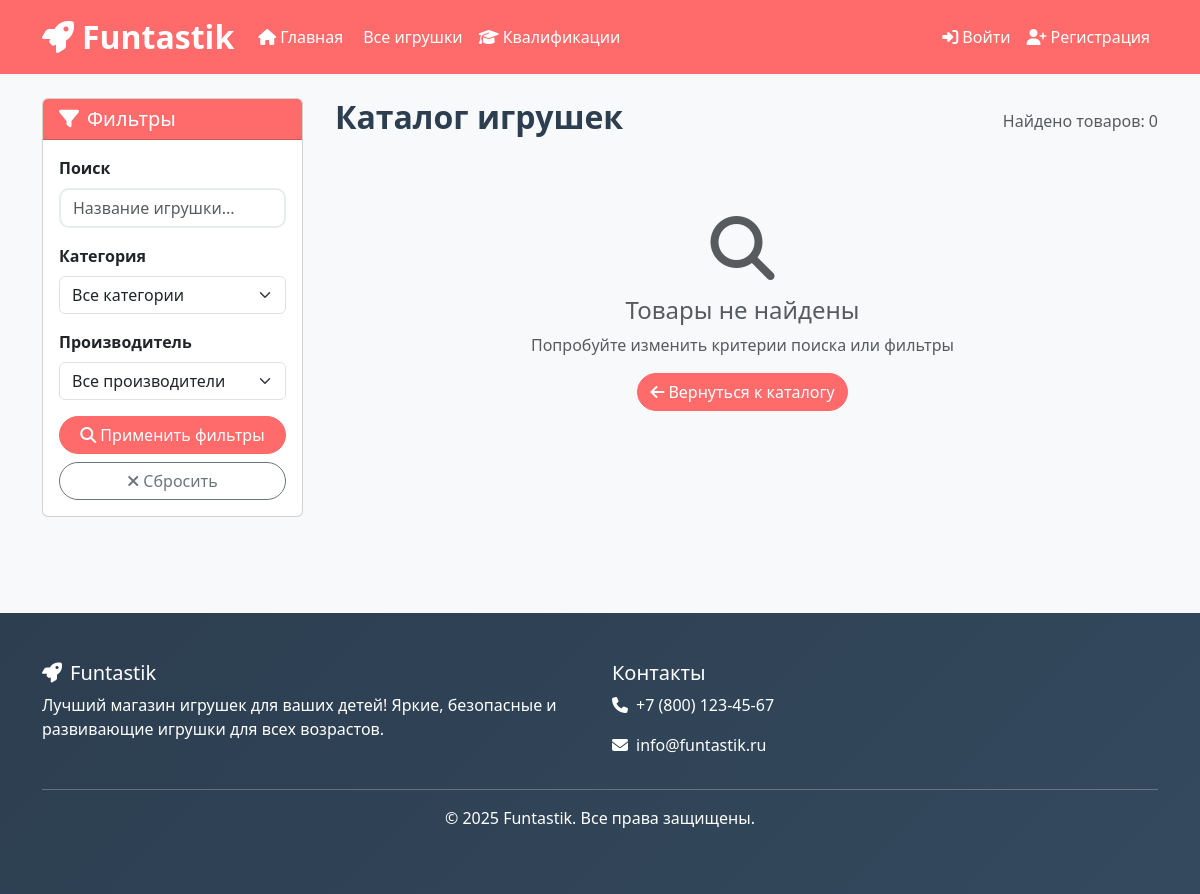
The app's page /catalog/, older data.
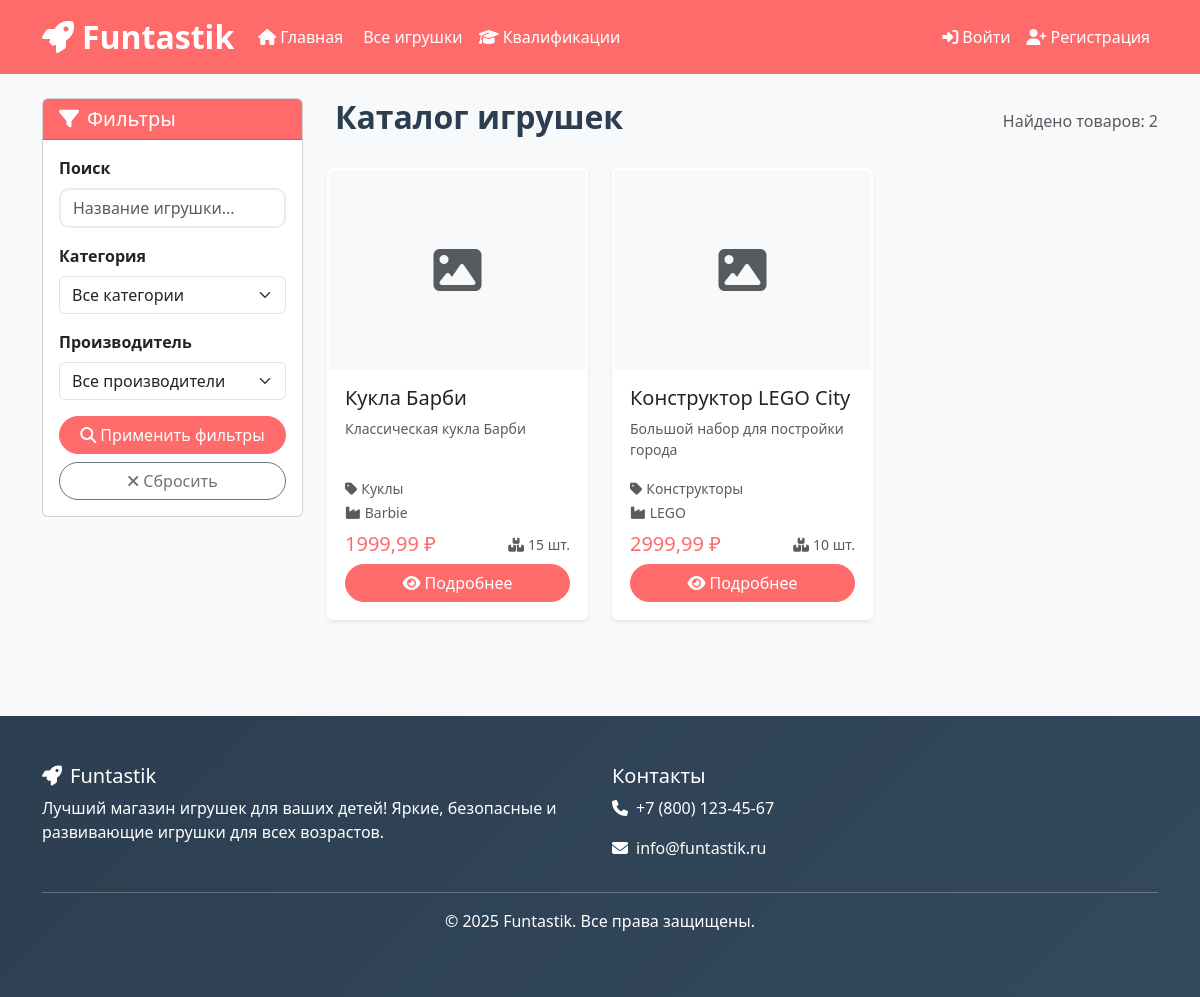
The same page, newer data.
### store/models.py (models this page shows, shortened)
class Product(models.Model):
    название = models.CharField(max_length=200, verbose_name="Название товара")
    описание = models.TextField(verbose_name="Описание товара")
    фото_товара = models.ImageField(upload_to='products/', verbose_name="Фото товара", blank=True, null=True)
    цена = models.DecimalField(max_digits=10, decimal_places=2, verbose_name="Цена")
    количество_на_складе = models.IntegerField(verbose_name="Количество на складе")
    категория = models.ForeignKey(Category, on_delete=models.CASCADE, verbose_name="Категория")
    производитель = models.ForeignKey(Manufacturer, on_delete=models.CASCADE, verbose_name="Производитель")
    создан = models.DateTimeField(auto_now_add=True, verbose_name="Дата создания")
    обновлен = models.DateTimeField(auto_now=True, verbose_name="Дата обновления")
    class Meta:
        verbose_name = "Товар"
        verbose_name_plural = "Товары"
        ordering = ['-создан']

class Category(models.Model):
    название = models.CharField(max_length=100, verbose_name="Название категории")
    описание = models.TextField(blank=True, null=True, verbose_name="Описание")
    class Meta:
        verbose_name = "Категория товара"
        verbose_name_plural = "Категории товаров"

class Manufacturer(models.Model):
    название = models.CharField(max_length=100, verbose_name="Название производителя")
    страна = models.CharField(max_length=100, verbose_name="Страна")
    описание = models.TextField(blank=True, null=True, verbose_name="Описание")
    class Meta:
        verbose_name = "Производитель"
        verbose_name_plural = "Производители"

### store/views.py (the view)
# urls.py: path('catalog/', views.product_list, name='product_list'),  # Изменено на catalog/
def product_list(request):
    products = Product.objects.filter(количество_на_складе__gt=0)
    categories = Category.objects.all()
    manufacturers = Manufacturer.objects.all()
    category_id = request.GET.get('category')
    manufacturer_id = request.GET.get('manufacturer')
    search_query = request.GET.get('search')
    if category_id:
        products = products.filter(категория_id=category_id)
    if manufacturer_id:
        products = products.filter(производитель_id=manufacturer_id)
    if search_query:
        products = products.filter(
            Q(название__icontains=search_query) |
            Q(описание__icontains=search_query)
        )
    return render(request, 'store/product_list.html', {
        'products': products,
        'categories': categories,
        'manufacturers': manufacturers,
        'selected_category': int(category_id) if category_id else None,
        'selected_manufacturer': int(manufacturer_id) if manufacturer_id else None,
        'search_query': search_query,
    })

### templates/store/product_list.html (shortened to what the changed rows need)
{% extends 'base.html' %}
{% load static %}
{% block content %}
<div class="container py-4">
    <div class="row">
        <div class="col-lg-9">
            <div class="d-flex justify-content-between align-items-center mb-4">
                <h2 class="fw-bold">
                    Каталог игрушек
                </h2>
                <span class="text-muted">Найдено товаров: {{ products.count }}</span>
            </div>
            {% if products %}
                <div class="row">
                    {% for product in products %}
                        <div class="col-lg-4 col-md-6 mb-4">
                            <div class="card product-card h-100 shadow-sm">
                                {% if product.фото_товара %}
                                    <img src="{{ product.фото_товара.url }}" class="card-img-top product-image" alt="{{ product.название }}">
                                {% else %}
                                    <div class="card-img-top bg-light d-flex align-items-center justify-content-center" style="height: 200px;">
                                        <i class="fas fa-image text-muted" style="font-size: 3rem;"></i>
                                    </div>
                                {% endif %}
                                <div class="card-body d-flex flex-column">
                                    <h5 class="card-title">{{ product.название }}</h5>
                                    <p class="card-text text-muted small">{{ product.описание|truncatewords:15 }}</p>
                                    <div class="mt-auto">
                                        <div class="mb-2">
                                            <small class="text-muted">
                                                <i class="fas fa-tag me-1"></i>{{ product.категория.название }}
                                            </small><br>
                                            <small class="text-muted">
                                                <i class="fas fa-industry me-1"></i>{{ product.производитель.название }}
                                            </small>
                                        </div>
                                        <div class="d-flex justify-content-between align-items-center mb-2">
                                            <span class="h5 text-primary mb-0">{{ product.цена }} ₽</span>
                                            <small class="text-muted">
                                                <i class="fas fa-boxes me-1"></i>{{ product.количество_на_складе }} шт.
                                            </small>
                                        </div>
                                        <a href="{% url 'product_detail' product.id %}" class="btn btn-primary w-100">
                                            <i class="fas fa-eye me-1"></i>Подробнее
                                        </a>
                                    </div>
                                </div>
                            </div>
                        </div>
                    {% endfor %}
                </div>
            {% else %}
                <div class="text-center py-5">
                    <i class="fas fa-search text-muted" style="font-size: 4rem;"></i>
                    <h4 class="mt-3 text-muted">Товары не найдены</h4>
                    <p class="text-muted">Попробуйте изменить критерии поиска или фильтры</p>
                    <a href="{% url 'product_list' %}" class="btn btn-primary">
                        <i class="fas fa-arrow-left me-1"></i>Вернуться к каталогу
                    </a>
                </div>
            {% endif %}
        </div>
    </div>
</div>
{% endblock %}

Row changes from the older to the newer data that the page shows:
added Product: название "Кукла Барби", описание "Классическая кукла Барби", категория.название "Куклы", производитель.название "Barbie", цена "1999,99", количество_на_складе "15"
added Product: название "Конструктор LEGO City", описание "Большой набор для постройки города", категория.название "Конструкторы", производитель.название "LEGO", цена "2999,99", количество_на_складе "10"
Text that changed along with them:
{{ products.count }}: "0" → "2"
text no longer shown: "Товары не найдены Попробуйте изменить критерии поиска или фильтры Вернуться к каталогу"
